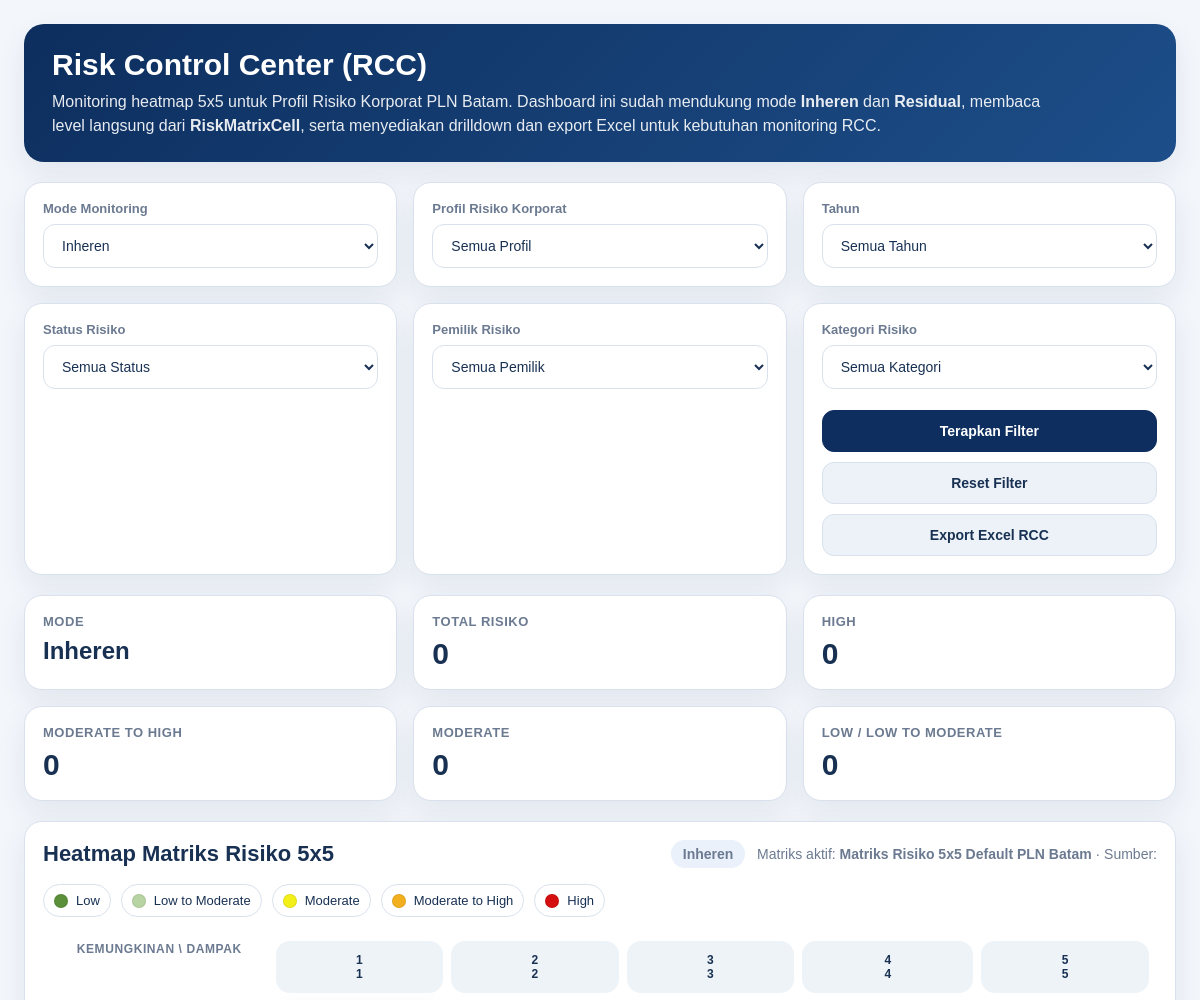
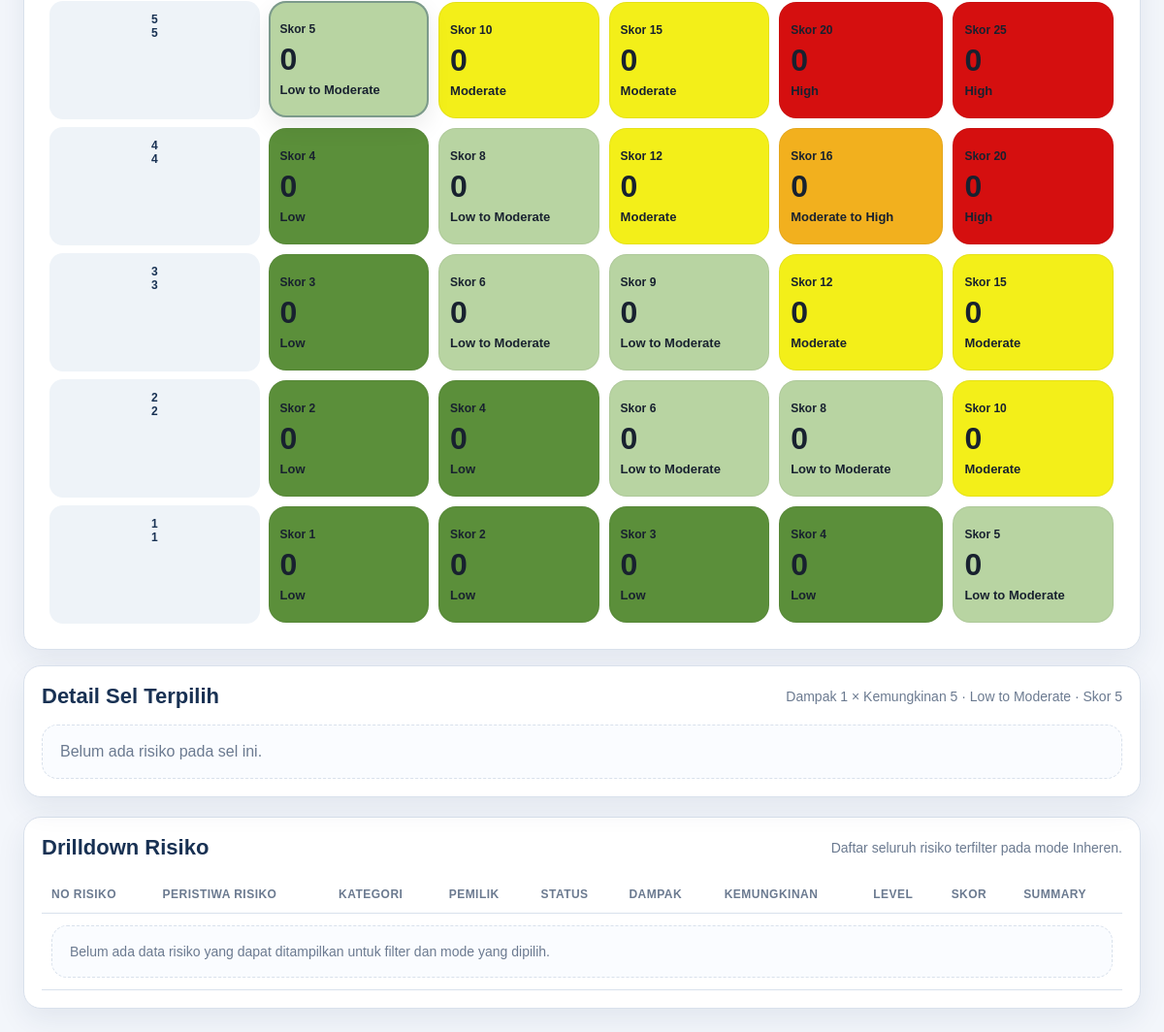
The page / on the database its author committed (2 pictures, top to bottom).
### risk/models.py (models this page shows, shortened)
class RiskMatrix(models.Model):
    kode = models.CharField(max_length=50, unique=True, verbose_name="Kode")
    nama = models.CharField(max_length=100, verbose_name="Nama Matriks Risiko")
    ukuran = models.PositiveSmallIntegerField(default=5, verbose_name="Ukuran")
    aktif = models.BooleanField(default=True, verbose_name="Aktif")
    is_default = models.BooleanField(default=False, verbose_name="Default")
    class Meta:
        verbose_name = "MASTER — Matriks Risiko"
        verbose_name_plural = "MASTER — Matriks Risiko"
        ordering = ["kode", "nama"]

class MasterLevelRisiko(models.Model):
    kode = models.CharField(max_length=50, unique=True, verbose_name="Kode")
    nama = models.CharField(max_length=100, verbose_name="Nama Level Risiko")
    warna_hex = models.CharField(max_length=7, null=True, blank=True, verbose_name="Warna")
    aktif = models.BooleanField(default=True, verbose_name="Aktif")
    urutan = models.PositiveIntegerField(default=1, verbose_name="Urutan")
    class Meta:
        verbose_name = "MASTER — Level Risiko"
        verbose_name_plural = "MASTER — Level Risiko"
        ordering = ["urutan", "nama"]

class RiskMatrixCell(models.Model):
    matrix = models.ForeignKey(
        "RiskMatrix",
        on_delete=models.CASCADE,
        related_name="cells",
        verbose_name="Matriks Risiko",
    )
    skala_dampak = models.ForeignKey(
        "MasterSkalaDampak",
        on_delete=models.PROTECT,
        related_name="risk_matrix_cells_dampak",
        verbose_name="Skala Dampak",
    )
    skala_probabilitas = models.ForeignKey(
        "MasterSkalaProbabilitas",
        on_delete=models.PROTECT,
        related_name="risk_matrix_cells_probabilitas",
        verbose_name="Skala Probabilitas",
    )
    skor = models.PositiveSmallIntegerField(verbose_name="Skor")
    level_risiko = models.ForeignKey(
        "MasterLevelRisiko",
        on_delete=models.PROTECT,
        related_name="risk_matrix_cells",
        verbose_name="Level Risiko",
    )
    warna_hex = models.CharField(max_length=7, null=True, blank=True, verbose_name="Warna")
    aktif = models.BooleanField(default=True, verbose_name="Aktif")
    class Meta:
        verbose_name = "MASTER — Sel Matriks Risiko"
        verbose_name_plural = "MASTER — Sel Matriks Risiko"
        ordering = ["matrix", "skala_probabilitas__urutan", "skala_dampak__urutan"]
        constraints = [
            models.UniqueConstraint(
                fields=["matrix", "skala_dampak", "skala_probabilitas"],
                name="unik_sel_matrix_per_dampak_probabilitas",
            )
        ]

### risk/views.py (the view)
# urls.py: path("", dashboard, name="dashboard"),
def dashboard(request):
    items, selected_summary, mode = _get_filtered_items(request)
    context = _risk_matrix_context(items, mode=mode, selected_summary=selected_summary)
    context["page_title"] = "Risk Control Center (RCC)"
    return render(request, "dashboard.html", context)

### risk/views.py (called while the page is built, shortened)
def _normalize(text):
    return (text or "").strip().lower()

def _get_mode_label(mode):
    return dict(MODE_CHOICES).get(mode, "Inheren")

def _resolve_level_bucket(level_name):
    normalized = _normalize(level_name)
    for bucket in LEVEL_FALLBACKS:
        if _normalize(bucket["name"]) == normalized:
            return bucket["name"]

def _default_matrix():
    return RiskMatrix.objects.filter(is_default=True, aktif=True).prefetch_related(
        "cells__skala_dampak", "cells__skala_probabilitas", "cells__level_risiko"
    ).first() or RiskMatrix.objects.filter(aktif=True).prefetch_related(
        "cells__skala_dampak", "cells__skala_probabilitas", "cells__level_risiko"
    ).first()

def _selected_risk_fields(mode):
    if mode == "residual":
        return "residual_dampak", "residual_kemungkinan", "residual_level_risiko", "matrix_cell_residual"
    return "dampak", "kemungkinan", "level_risiko", "matrix_cell_inheren"

def _build_risk_entry(item, mode, matrix_lookup):
    dampak_field, kemungkinan_field, level_field, cell_field = _selected_risk_fields(mode)
    impact = getattr(item, dampak_field)
    likelihood = getattr(item, kemungkinan_field)
    score = getattr(item, level_field)
    cell = getattr(item, cell_field, None)
    if impact is None or likelihood is None:
        return None

### templates/dashboard.html (shortened to what this page needs)
<!DOCTYPE html>
<html lang="id">
<head>
</head>
<body>
<div class="page">
    <section class="hero">
        <h1>Risk Control Center (RCC)</h1>
        <p>
            Monitoring heatmap 5x5 untuk Profil Risiko Korporat PLN Batam. Dashboard ini sudah mendukung mode
            <strong>Inheren</strong> dan <strong>Residual</strong>, membaca level langsung dari
            <strong>RiskMatrixCell</strong>, serta menyediakan drilldown dan export Excel untuk kebutuhan monitoring RCC.
        </p>
    </section>
    <form method="get" class="filters">
        <div class="panel filter-card">
            <label for="mode">Mode Monitoring</label>
            <select name="mode" id="mode">
                {% for mode_value, mode_name in filters.modes %}
                    <option value="{{ mode_value }}" {% if mode == mode_value %}selected{% endif %}>
                        {{ mode_name }}
                    </option>
                {% endfor %}
            </select>
        </div>
        <div class="panel filter-card">
            <label for="summary">Profil Risiko Korporat</label>
            <select name="summary" id="summary">
                <option value="">Semua Profil</option>
            </select>
        </div>
        <div class="panel filter-card">
            <label for="tahun">Tahun</label>
            <select name="tahun" id="tahun">
                <option value="">Semua Tahun</option>
            </select>
        </div>
        <div class="panel filter-card">
            <label for="status">Status Risiko</label>
            <select name="status" id="status">
                <option value="">Semua Status</option>
            </select>
        </div>
        <div class="panel filter-card">
            <label for="pemilik">Pemilik Risiko</label>
            <select name="pemilik" id="pemilik">
                <option value="">Semua Pemilik</option>
            </select>
        </div>
        <div class="panel filter-card">
            <label for="kategori">Kategori Risiko</label>
            <select name="kategori" id="kategori">
                <option value="">Semua Kategori</option>
            </select>
            <div class="button-row">
                <button class="button primary" type="submit">Terapkan Filter</button>
                <a class="button soft" href="?">Reset Filter</a>
                <a
                    class="button soft"
                    href="{% url 'rcc_export_excel' %}?mode={{ mode }}"
                >
                    Export Excel RCC
                </a>
            </div>
        </div>
    </form>
    <section class="stats">
        <div class="panel stat-card">
            <div class="stat-label">Mode</div>
            <div class="stat-value" style="font-size: 24px;">{{ mode_label }}</div>
        </div>
        <div class="panel stat-card">
            <div class="stat-label">Total Risiko</div>
            <div class="stat-value">{{ total_risks }}</div>
        </div>
        <div class="panel stat-card">
            <div class="stat-label">High</div>
            <div class="stat-value">{{ level_counts.high }}</div>
        </div>
        <div class="panel stat-card">
            <div class="stat-label">Moderate to High</div>
            <div class="stat-value">{{ level_counts.moderate_to_high }}</div>
        </div>
        <div class="panel stat-card">
            <div class="stat-label">Moderate</div>
            <div class="stat-value">{{ level_counts.moderate }}</div>
        </div>
        <div class="panel stat-card">
            <div class="stat-label">Low / Low to Moderate</div>
            <div class="stat-value">{{ level_counts.low|add:level_counts.low_to_moderate }}</div>
        </div>
    </section>
    <section class="content">
        <div class="panel matrix-card">
            <div class="section-title">
                <h2>Heatmap Matriks Risiko 5x5</h2>
                <span>
                    <span class="mode-chip">{{ mode_label }}</span>
                    {% if matrix %}
                        &nbsp; Matriks aktif: <strong>{{ matrix.nama }}</strong> · Sumber: <strong>{{ matrix_source_label }}</strong>
                    {% else %}
                        &nbsp; Belum ada matriks default, sistem memakai fallback skor standar.
                    {% endif %}
                </span>
            </div>
            <div class="legend">
                {% for item in legend %}
                    <div class="legend-item">
                        <span class="legend-swatch" style="background: {{ item.color }};"></span>
                        <span>{{ item.name }}</span>
                    </div>
                {% endfor %}
            </div>
            <div class="matrix-wrapper">
                <table class="matrix-table">
                    <thead>
                        <tr>
                            <th class="axis-title">Kemungkinan \ Dampak</th>
                            {% for impact in impact_axis %}
                                <th class="impact-label">
                                    {{ impact.value }}<br>{{ impact.label }}
                                </th>
                            {% endfor %}
                        </tr>
                    </thead>
                    <tbody>
                        {% for row in grid %}
                            <tr>
                                <th class="likelihood-label">
                                    {{ row.value }}<br>{{ row.label }}
                                </th>
                                {% for cell in row.cells %}
                                    <td>
                                        <button
                                                type="button"
                                                class="cell-button{% if forloop.parentloop.first and forloop.first %} active{% endif %}"
                                                style="background: {{ cell.color }};"
                                                data-impact="{{ cell.impact }}"
                                                data-likelihood="{{ cell.likelihood }}"
                                                data-level="{{ cell.level }}"
                                                data-score="{{ cell.score }}"
                                                data-count="{{ cell.count }}"
                                                data-risks='[]'
                                            >
                                            <div class="cell-score">Skor {{ cell.score }}</div>
                                            <div class="cell-count">{{ cell.count }}</div>
                                            <div class="cell-level">{{ cell.level }}</div>
                                        </button>
                                    </td>
                                {% endfor %}
                            </tr>
                        {% endfor %}
                    </tbody>
                </table>
            </div>
        </div>
        <aside class="panel detail-card">
            <div class="section-title">
                <h2>Detail Sel Terpilih</h2>
                <span id="detail-subtitle">Klik salah satu sel heatmap untuk melihat daftar risiko.</span>
            </div>
            <div id="detail-body" class="detail-list"></div>
        </aside>
    </section>
    <section class="panel table-card">
        <div class="section-title">
            <h2>Drilldown Risiko</h2>
            <span>Daftar seluruh risiko terfilter pada mode {{ mode_label }}.</span>
        </div>
        <div class="table-responsive">
            <table class="data-table">
                <thead>
                    <tr>
                        <th>No Risiko</th>
                        <th>Peristiwa Risiko</th>
                        <th>Kategori</th>
                        <th>Pemilik</th>
                        <th>Status</th>
                        <th>Dampak</th>
                        <th>Kemungkinan</th>
                        <th>Level</th>
                        <th>Skor</th>
                        <th>Summary</th>
                    </tr>
                </thead>
                <tbody>
                    {% for risk in drilldown_rows %}
                        <tr>
                            <td>{{ risk.no_risiko }}</td>
                            <td>{{ risk.peristiwa_risiko }}</td>
                            <td>{{ risk.kategori_risiko }}</td>
                            <td>{{ risk.pemilik_risiko }}</td>
                            <td>{{ risk.status }}</td>
                            <td>{{ risk.dampak }}</td>
                            <td>{{ risk.kemungkinan }}</td>
                            <td>
                                <span class="risk-badge" style="background: {{ risk.color }};">
                                    {{ risk.level }}
                                </span>
                            </td>
                            <td>{{ risk.score }}</td>
                            <td>{{ risk.summary }}</td>
                        </tr>
                    {% empty %}
                        <tr>
                            <td colspan="10">
                                <div class="empty-state">
                                    Belum ada data risiko yang dapat ditampilkan untuk filter dan mode yang dipilih.
                                </div>
                            </td>
                        </tr>
                    {% endfor %}
                </tbody>
            </table>
        </div>
    </section>
</div>
</body>
</html>

### rows shown on the page
RiskMatrix: nama "Matriks Risiko 5x5 Default PLN Batam"
MasterLevelRisiko: name "Low", level "Low" "Low" "Low" "Low" "Low" "Low" "Low" "Low"
MasterLevelRisiko: name "Low to Moderate", level "Low to Moderate" "Low to Moderate" "Low to Moderate" "Low to Moderate" "Low to Moderate" "Low to Moderate" "Low to Moderate"
MasterLevelRisiko: name "Moderate", level "Moderate" "Moderate" "Moderate" "Moderate" "Moderate" "Moderate"
MasterLevelRisiko: name "Moderate to High", level "Moderate to High"
MasterLevelRisiko: name "High", level "High" "High" "High"

### other values the page prints
{{ mode_label }} "Inheren"
{{ total_risks }} "0"
{{ level_counts.high }} "0"
{{ level_counts.moderate_to_high }} "0"
{{ level_counts.moderate }} "0"
{{ level_counts.low|add:level_counts.low_to_moderate }} "0"
{{ impact.value }} "1" "2" "3" "4" "5"
{{ impact.label }} "1" "2" "3" "4" "5"
{{ row.value }} "5" "4" "3" "2" "1"
{{ row.label }} "5" "4" "3" "2" "1"
{{ cell.score }} "5" "10" "15" "20" "25" "4" "8" "12" "16" "20" "3" "6" "9" "12" "15" "2" "4" "6" "8" "10" "1" "2" "3" "4" "5"
{{ cell.count }} "0" "0" "0" "0" "0" "0" "0" "0" "0" "0" "0" "0" "0" "0" "0" "0" "0" "0" "0" "0" "0" "0" "0" "0" "0"
form field mode "Inheren"
